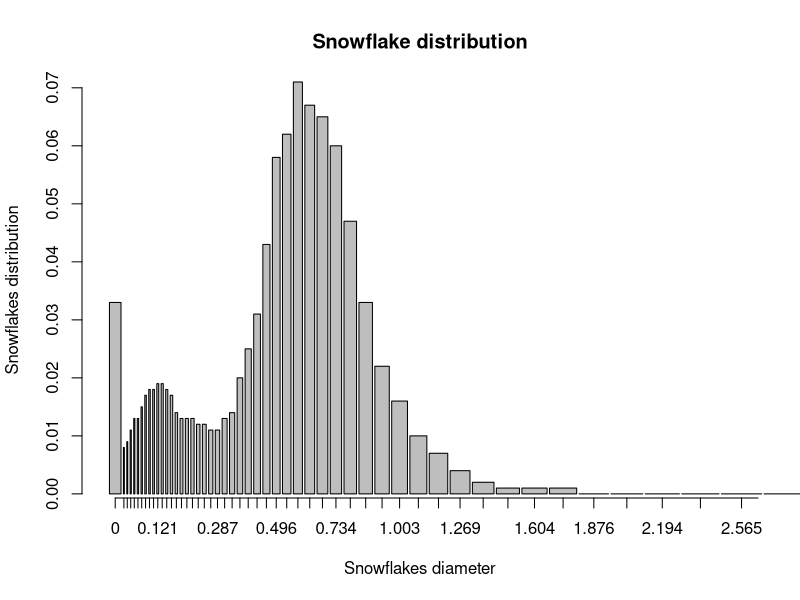
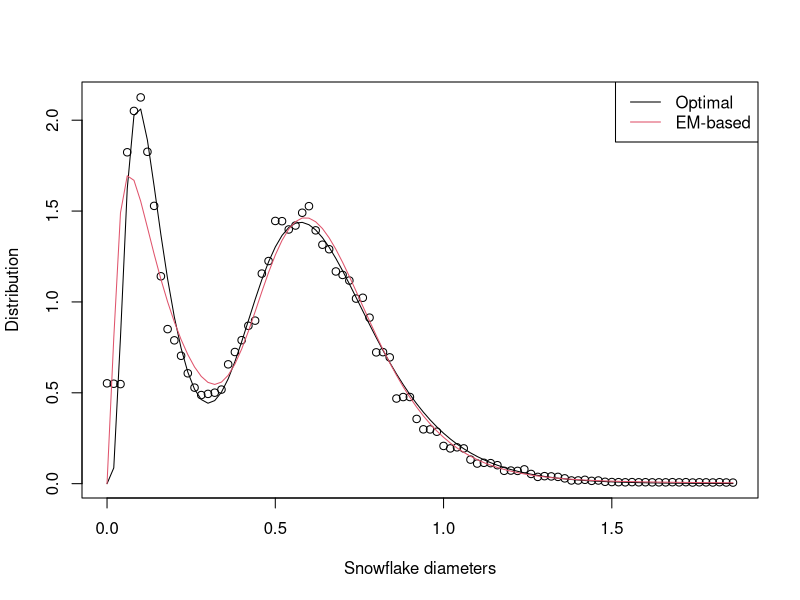

These charts were generated, in order, by the following R code:
## ---- chunk 1
knitr::opts_chunk$set(echo = FALSE,message = FALSE,warning = FALSE)
library(readr)
library(knitr)
## ---- chunk 2
snow_particles <- read_csv("1_snow_particles.csv")
kable(snow_particles[1:5,],col.names = c("index","startpoint","endpoint","percentage retained","total # particles"))
## ---- chunk 3
n_bins <- length(snow_particles$startpoint)
snow_particles$endpoint[n_bins] <- snow_particles$endpoint[n_bins-1]+0.25

breakpoints <- c(snow_particles$startpoint[1],snow_particles$endpoint)

n_particules <- snow_particles$particles.detected[1] # 700k
snow_particles$n_snow_bin = round(0.01*snow_particles$particles.detected*snow_particles$retained....)

width <- rep(0,n_bins)
for (i in 1:n_bins){
  width[i] = snow_particles$endpoint[i]-snow_particles$startpoint[i]
}
bp <- barplot(height = snow_particles$n_snow_bin/n_particules,
              width = width,
              xlim = c(breakpoints[1], breakpoints[length(breakpoints)]), 
              #ylim = c(0, max(snow_particles$n_snow_bin) * 1.1), 
              xlab = "Snowflakes diameter", 
              ylab = "Snowflakes distribution",
              main = "Snowflake distribution",
              cex.axis = 1,cex.names = 0.8)
axis(side=1, at =bp,label=snow_particles$startpoint,cex.axis = 1)
## ---- chunk 4
set.seed(42)
X = rep(0,n_particules)
count <- 0
for (i in 1:n_bins){
  if (snow_particles$n_snow_bin[i] != 0){
    start <- count+1
    end <- start+snow_particles$n_snow_bin[i]-1
    X[start:end] <- runif(snow_particles$n_snow_bin[i],snow_particles$startpoint[i],snow_particles$endpoint[i])
    count <- count + snow_particles$n_snow_bin[i]
  }else{
    break
  }
}

dmixnorm <- function(x, mu1, mu2, sigma1, sigma2, tau){
  y <- (1-tau)*dlnorm(x,meanlog=mu1,sdlog=sigma1) + tau*dlnorm(x,meanlog=mu2,sdlog=sigma2)
  return(y)
}
pmixnorm <- function(x,mu1,mu2,sigma1,sigma2,tau){
  y <- (1-tau)*plnorm(x,meanlog=mu1,sdlog=sigma1) + tau*plnorm(x,meanlog=mu2,sdlog=sigma2)
  return(y)
}

# do not want to rerun the em every time (just taking previous calculated vals)
init_vals <- c(-1.771,-0.439,0.973,0.27,0.56)
theta_hat <- c(-2.0195962,-0.4551829,0.6052399,0.3024090,0.6511364)
vals_hist <- unlist(hist(X,breaks = 100,plot = FALSE)["density"])
breaks_hist <- unlist(hist(X,breaks = 100,plot = FALSE)["breaks"])
vals <- sapply(breaks_hist[1:length(breaks_hist)-1],dmixnorm,
               mu1=theta_hat[1], mu2=theta_hat[2], 
               sigma1=theta_hat[3], sigma2=theta_hat[4], 
               tau=theta_hat[5])

vals_em <- sapply(breaks_hist[1:length(breaks_hist)-1],dmixnorm,
                  mu1=init_vals[1], mu2=init_vals[2], 
                  sigma1=init_vals[3], sigma2=init_vals[4], 
                  tau=init_vals[5])
## ---- chunk 5
plot(breaks_hist[1:length(breaks_hist)-1],vals_hist,xlab="Snowflake diameters",ylab="Distribution")
lines(x=breaks_hist[1:length(breaks_hist)-1],y=vals,type="l")
lines(x=breaks_hist[1:length(breaks_hist)-1],y=vals_em,type="l",col=2)
legend("topright", legend = c("Optimal","EM-based"), col=1:2,lty=1)
